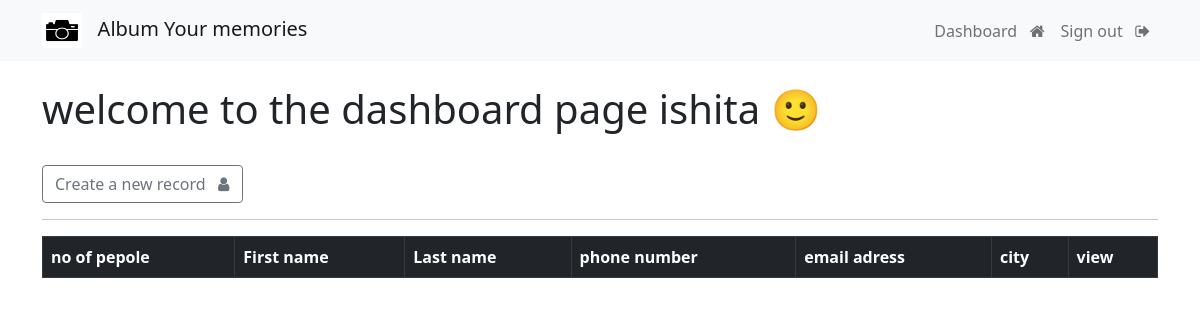
The app's page /dashboard/ (signed in), older data.
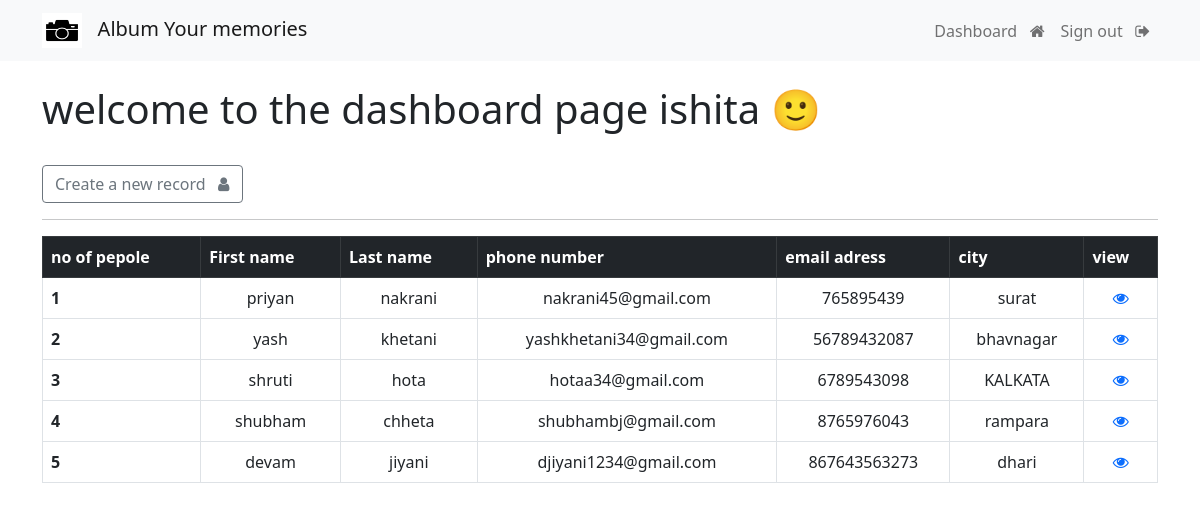
The same page, newer data.
### webapp/models.py (models this page shows, shortened)
class Record(models.Model):
    first_name = models.CharField(max_length=100)
    last_name = models.CharField(max_length=100)
    email = models.CharField(max_length = 255)
    phone=models.IntegerField()
    city = models.CharField(max_length=300)

### webapp/views.py (the view)
@login_required(login_url='my-login')
def dashboard(request):
    my_records = Record.objects.all()
    context = {'records':my_records}
    return render(request,'webapp/dashboard.html',context=context)

### templates/webapp/dashboard.html
{% extends 'webapp/base.html' %}
{% load static %}
{% block content %}
<link rel="stylesheet" href="{% static 'css/style.css' %}">
<body>
<h1>welcome to the dashboard page {{user}} 🙂 </h1>
<br>
<a class="btn btn-outline-secondary" href="{% url 'create-record' %}">Create a new record &nbsp; <i class="fa fa-user" aria-hidden="true"></i></a>
<br>
<hr>
<table class="table table-bordered">
  <thead class="table-dark">
    <tr>
      <th scope="col">no of pepole</th>
      <th scope="col">First name</th>
      <th scope="col">Last name</th>
      <th scope="col">phone number</th>
      <th scope="col">email adress</th>
      <th scope="col">city</th>
      <th scope="col">view</th>
    </tr>
  </thead>
  <tbody>
    {% if records %}
    {% for record in records %}
    <tr>
      <th scope="row">{{record.id}}</th>
      <td>{{record.first_name}}</td>
      <td>{{record.last_name}}</td>
      <td>{{record.email}}</td>
      <td>{{record.phone}}</td>
      <td>{{record.city}}</td>
      <td><a href="{% url 'view-record' record.id %}"><i class="fa fa-eye" aria-hidden="true"></i></a></td>
    </tr>
    {% endfor %}
    {% endif %}
  </tbody>
</table>
</body>
{% endblock %}

Row changes from the older to the newer data that the page shows:
added Record: id "1", first_name "priyan", last_name "nakrani", email "nakrani45@gmail.com", phone "765895439", city "surat"
added Record: id "2", first_name "yash", last_name "khetani", email "yashkhetani34@gmail.com", phone "56789432087", city "bhavnagar"
added Record: id "3", first_name "shruti", last_name "hota", email "hotaa34@gmail.com", phone "6789543098", city "KALKATA"
added Record: id "4", first_name "shubham", last_name "chheta", email "shubhambj@gmail.com", phone "8765976043", city "rampara"
added Record: id "5", first_name "devam", last_name "jiyani", email "djiyani1234@gmail.com", phone "867643563273", city "dhari"
